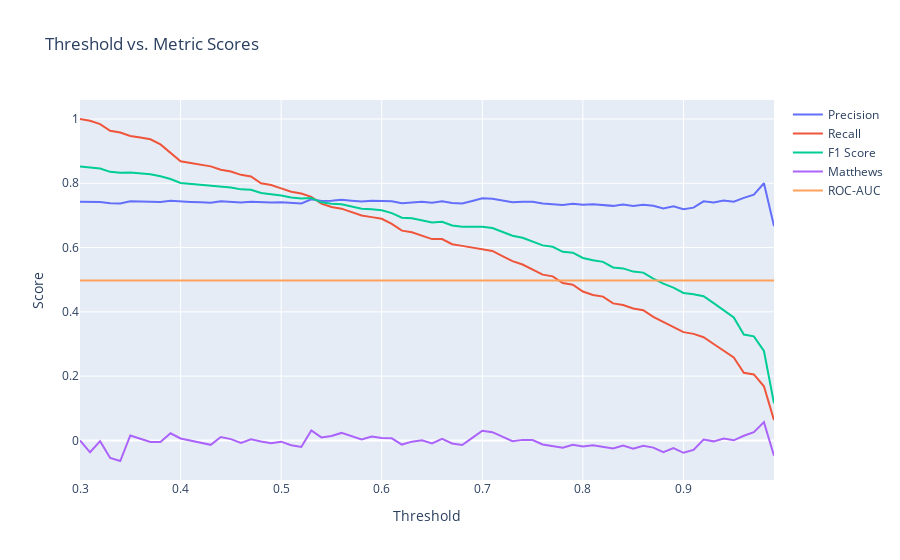

Notebook cell for this chart:
### Code cell
ytruem = pd.read_csv('data/annotationData/MaleAnnotationsetFilled.csv', sep=';')
ytruef = pd.read_csv('data/annotationData/FemaleAnnotationsetFilled.csv', sep=';')


precisions = []
recalls = []
f1_scores = []
tprs = []
fprs = []
mccs = []
rocs = []

thresholds = list(np.arange(0.3,1,0.01))
gender = 'total'

if gender == 'female':
    ytrue = ytruef
if gender == 'male':
    ytrue = ytruem
if gender == 'total':
    ytrue = pd.concat([ytruef,ytruem]).reset_index()

for threshold in thresholds:
    ypred = getPred(pd.read_json(f'data/annotationData/{gender}data.json'), threshold)
    dataset = []
    for x in range(len(ytrue)):
        for i in range(1,30,3):
            try:
                obj = ast.literal_eval(ytrue[str(i)][x])
                symp =list(obj.keys())[0]
                true = ytrue[str(i+1)][x]
                pred = ypred[i+1][x]
                prob = ypred[i+2][x]
                data = {'post':x,'symptom': symp, 'true':int(true), 'pred':int(pred), 'prob':float(prob)}
                dataset.append(data)
            except:
                continue
    df = pd.DataFrame(dataset)
    true = df['true']
    pred = df['pred']
    prob = df['prob']
    tn, fp, fn, tp = confusion_matrix(true, pred).ravel()
    precisions.append(precision_score(true, pred))
    recalls.append(recall_score(true, pred))
    f1_scores.append(f1_score(true, pred))
    mccs.append(matthews_corrcoef(true, pred))
    rocs.append(roc_auc_score(true,prob))
    # symptompredictions for further analysis
    # df.to_csv('data/predictionData/symptomPred.csv')

# Create plot
# plt.figure(figsize=(10, 6))
# plt.plot(thresholds, precisions, label='Precision')
# plt.plot(thresholds, recalls, label='Recall')
# plt.plot(thresholds, f1_scores, label='F1 Score')
# plt.plot(thresholds, mccs, label='Matthews')
# plt.plot(thresholds, rocs, label='ROC-AUC')
# plt.xlabel('Threshold')
# plt.ylabel('Score')
# plt.title('Threshold vs. Metric Scores')
# plt.legend()
# plt.grid(True)
# plt.show()

fig= go.Figure()
fig.add_trace(go.Scatter(x=thresholds, y=precisions, mode='lines', name='Precision'))
fig.add_trace(go.Scatter(x=thresholds, y=recalls, mode='lines', name='Recall'))
fig.add_trace(go.Scatter(x=thresholds, y=f1_scores, mode='lines', name='F1 Score'))
fig.add_trace(go.Scatter(x=thresholds, y=mccs, mode='lines', name='Matthews'))
fig.add_trace(go.Scatter(x=thresholds, y=rocs, mode='lines', name='ROC-AUC'))

fig.update_layout(title='Threshold vs. Metric Scores',
                  xaxis_title='Threshold',
                  yaxis_title='Score')

fig.show()
